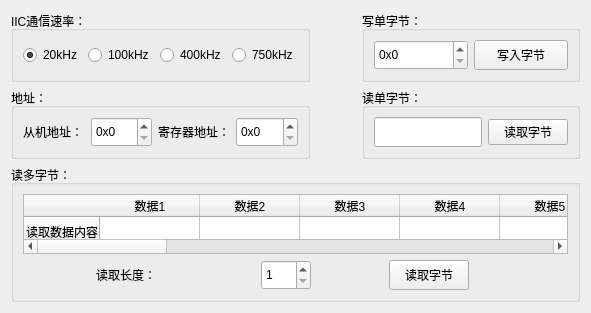
      <widget class="QWidget" name="tabI2C">
       <attribute name="title">
        <string>IIC</string>
       </attribute>
       <layout class="QGridLayout" name="gridLayout_2">
        <item row="2" column="2">
         <spacer name="horizontalSpacer_8">
          <property name="orientation">
           <enum>Qt::Orientation::Horizontal</enum>
          </property>
          <property name="sizeType">
           <enum>QSizePolicy::Policy::Fixed</enum>
          </property>
          <property name="sizeHint" stdset="0">
           <size>
            <width>40</width>
            <height>20</height>
           </size>
          </property>
         </spacer>
        </item>
        <item row="2" column="3" colspan="2">
         <widget class="QGroupBox" name="groupBox_5">
          <property name="minimumSize">
           <size>
            <width>0</width>
            <height>0</height>
           </size>
          </property>
          <property name="title">
           <string>读单字节：</string>
          </property>
          <layout class="QHBoxLayout" name="horizontalLayout_4">
           <item>
            <widget class="QLineEdit" name="lineEdit_IICRead">
             <property name="minimumSize">
              <size>
               <width>0</width>
               <height>30</height>
              </size>
             </property>
             <property name="text">
              <string/>
             </property>
             <property name="readOnly">
              <bool>true</bool>
             </property>
            </widget>
           </item>
           <item>
            <widget class="QPushButton" name="pushButton_IICRead">
             <property name="minimumSize">
              <size>
               <width>0</width>
               <height>25</height>
              </size>
             </property>
             <property name="text">
              <string>读取字节</string>
             </property>
            </widget>
           </item>
          </layout>
         </widget>
        </item>
        <item row="0" column="2">
         <spacer name="horizontalSpacer_9">
          <property name="orientation">
           <enum>Qt::Orientation::Horizontal</enum>
          </property>
          <property name="sizeType">
           <enum>QSizePolicy::Policy::Fixed</enum>
          </property>
          <property name="sizeHint" stdset="0">
           <size>
            <width>40</width>
            <height>20</height>
           </size>
          </property>
         </spacer>
        </item>
        <item row="0" column="3" rowspan="2" colspan="2">
         <widget class="QGroupBox" name="groupBox_4">
          <property name="minimumSize">
           <size>
            <width>0</width>
            <height>0</height>
           </size>
          </property>
          <property name="title">
           <string>写单字节：</string>
          </property>
          <layout class="QHBoxLayout" name="horizontalLayout_3">
           <item>
            <widget class="QSpinBox" name="spinBox_IICWriteByte">
             <property name="minimumSize">
              <size>
               <width>0</width>
               <height>30</height>
              </size>
             </property>
             <property name="suffix">
              <string/>
             </property>
             <property name="prefix">
              <string>0x</string>
             </property>
             <property name="maximum">
              <number>255</number>
             </property>
             <property name="displayIntegerBase">
              <number>16</number>
             </property>
            </widget>
           </item>
           <item>
            <widget class="QPushButton" name="pushButton_IICWriteByte">
             <property name="minimumSize">
              <size>
               <width>0</width>
               <height>30</height>
              </size>
             </property>
             <property name="text">
              <string>写入字节</string>
             </property>
            </widget>
           </item>
          </layout>
         </widget>
        </item>
        <item row="2" column="0" colspan="2">
         <widget class="QGroupBox" name="groupBox_3">
          <property name="minimumSize">
           <size>
            <width>200</width>
            <height>0</height>
           </size>
          </property>
          <property name="title">
           <string>地址：</string>
          </property>
          <layout class="QHBoxLayout" name="horizontalLayout_5">
           <item>
            <widget class="QLabel" name="label_3">
             <property name="text">
              <string>从机地址：</string>
             </property>
            </widget>
           </item>
           <item>
            <widget class="QSpinBox" name="spinBox_SalveAddr">
             <property name="minimumSize">
              <size>
               <width>0</width>
               <height>30</height>
              </size>
             </property>
             <property name="suffix">
              <string/>
             </property>
             <property name="prefix">
              <string>0x</string>
             </property>
             <property name="maximum">
              <number>255</number>
             </property>
             <property name="displayIntegerBase">
              <number>16</number>
             </property>
            </widget>
           </item>
           <item>
            <widget class="QLabel" name="label_4">
             <property name="text">
              <string>寄存器地址：</string>
             </property>
            </widget>
           </item>
           <item>
            <widget class="QSpinBox" name="spinBox_RegAddr">
             <property name="minimumSize">
              <size>
               <width>0</width>
               <height>30</height>
              </size>
             </property>
             <property name="suffix">
              <string/>
             </property>
             <property name="prefix">
              <string>0x</string>
             </property>
             <property name="maximum">
              <number>255</number>
             </property>
             <property name="displayIntegerBase">
              <number>16</number>
             </property>
            </widget>
           </item>
          </layout>
         </widget>
        </item>
        <item row="0" column="0" rowspan="2" colspan="2">
         <widget class="QGroupBox" name="groupBox_IICSpeed">
          <property name="minimumSize">
           <size>
            <width>200</width>
            <height>0</height>
           </size>
          </property>
          <property name="title">
           <string>IIC通信速率：</string>
          </property>
          <layout class="QHBoxLayout" name="horizontalLayout">
           <item>
            <widget class="QRadioButton" name="radioButton_s1">
             <property name="cursor">
              <cursorShape>ArrowCursor</cursorShape>
             </property>
             <property name="text">
              <string>20kHz</string>
             </property>
             <property name="checked">
              <bool>true</bool>
             </property>
            </widget>
           </item>
           <item>
            <widget class="QRadioButton" name="radioButton_s2">
             <property name="text">
              <string>100kHz</string>
             </property>
            </widget>
           </item>
           <item>
            <widget class="QRadioButton" name="radioButton_s3">
             <property name="text">
              <string>400kHz</string>
             </property>
            </widget>
           </item>
           <item>
            <widget class="QRadioButton" name="radioButton_s4">
             <property name="text">
              <string>750kHz</string>
             </property>
            </widget>
           </item>
          </layout>
         </widget>
        </item>
        <item row="3" column="0" colspan="5">
         <widget class="QGroupBox" name="groupBox_6">
          <property name="title">
           <string>读多字节：</string>
          </property>
          <layout class="QGridLayout" name="gridLayout_3">
           <item row="1" column="1">
            <widget class="QLabel" name="label_5">
             <property name="minimumSize">
              <size>
               <width>0</width>
               <height>30</height>
              </size>
             </property>
             <property name="maximumSize">
              <size>
               <width>80</width>
               <height>16777215</height>
              </size>
             </property>
             <property name="text">
              <string>读取长度：</string>
             </property>
             <property name="alignment">
              <set>Qt::AlignmentFlag::AlignCenter</set>
             </property>
            </widget>
           </item>
           <item row="1" column="5">
            <widget class="QPushButton" name="pushButton_IICReadBytes">
             <property name="minimumSize">
              <size>
               <width>50</width>
               <height>30</height>
              </size>
             </property>
             <property name="maximumSize">
              <size>
               <width>100</width>
               <height>16777215</height>
              </size>
             </property>
             <property name="text">
              <string>读取字节</string>
             </property>
            </widget>
           </item>
           <item row="1" column="0">
            <spacer name="horizontalSpacer_5">
             <property name="orientation">
              <enum>Qt::Orientation::Horizontal</enum>
             </property>
             <property name="sizeHint" stdset="0">
              <size>
               <width>40</width>
               <height>20</height>
              </size>
             </property>
            </spacer>
           </item>
           <item row="1" column="4">
            <spacer name="horizontalSpacer_4">
             <property name="orientation">
              <enum>Qt::Orientation::Horizontal</enum>
             </property>
             <property name="sizeHint" stdset="0">
              <size>
               <width>40</width>
               <height>20</height>
              </size>
             </property>
            </spacer>
           </item>
           <item row="1" column="6">
            <spacer name="horizontalSpacer_6">
             <property name="orientation">
              <enum>Qt::Orientation::Horizontal</enum>
             </property>
             <property name="sizeHint" stdset="0">
              <size>
               <width>93</width>
               <height>20</height>
              </size>
             </property>
            </spacer>
           </item>
           <item row="1" column="3">
            <widget class="QSpinBox" name="spinBox_IICReadNum">
             <property name="minimumSize">
              <size>
               <width>50</width>
               <height>30</height>
              </size>
             </property>
             <property name="maximumSize">
              <size>
               <width>100</width>
               <height>16777215</height>
              </size>
             </property>
             <property name="suffix">
              <string/>
             </property>
             <property name="prefix">
              <string/>
             </property>
             <property name="minimum">
              <number>1</number>
             </property>
             <property name="maximum">
              <number>16</number>
             </property>
             <property name="displayIntegerBase">
              <number>10</number>
             </property>
            </widget>
           </item>
           <item row="1" column="2">
            <spacer name="horizontalSpacer_7">
             <property name="orientation">
              <enum>Qt::Orientation::Horizontal</enum>
             </property>
             <property name="sizeHint" stdset="0">
              <size>
               <width>93</width>
               <height>20</height>
              </size>
             </property>
            </spacer>
           </item>
           <item row="0" column="0" colspan="7">
            <widget class="QTableWidget" name="tableWidget_IIC">
             <property name="maximumSize">
              <size>
               <width>16777215</width>
               <height>60</height>
              </size>
             </property>
             <row>
              <property name="text">
               <string>读取数据内容</string>
              </property>
             </row>
             <column>
              <property name="text">
               <string>数据1</string>
              </property>
             </column>
             <column>
              <property name="text">
               <string>数据2</string>
              </property>
             </column>
             <column>
              <property name="text">
               <string>数据3</string>
              </property>
             </column>
             <column>
              <property name="text">
               <string>数据4</string>
              </property>
             </column>
             <column>
              <property name="text">
               <string>数据5</string>
              </property>
             </column>
             <column>
              <property name="text">
               <string>数据6</string>
              </property>
             </column>
             <column>
              <property name="text">
               <string>数据7</string>
              </property>
             </column>
             <column>
              <property name="text">
               <string>数据8</string>
              </property>
             </column>
             <column>
              <property name="text">
               <string>数据9</string>
              </property>
             </column>
             <column>
              <property name="text">
               <string>数据10</string>
              </property>
             </column>
             <column>
              <property name="text">
               <string>数据11</string>
              </property>
             </column>
             <column>
              <property name="text">
               <string>数据12</string>
              </property>
             </column>
             <column>
              <property name="text">
               <string>数据13</string>
              </property>
             </column>
             <column>
              <property name="text">
               <string>数据14</string>
              </property>
             </column>
             <column>
              <property name="text">
               <string>数据15</string>
              </property>
             </column>
             <column>
              <property name="text">
               <string>数据16</string>
              </property>
             </column>
             <item row="0" column="0">
              <property name="text">
               <string/>
              </property>
             </item>
             <item row="0" column="1">
              <property name="text">
               <string/>
              </property>
             </item>
             <item row="0" column="2">
              <property name="text">
               <string/>
              </property>
             </item>
             <item row="0" column="3">
              <property name="text">
               <string/>
              </property>
             </item>
             <item row="0" column="4">
              <property name="text">
               <string/>
              </property>
             </item>
             <item row="0" column="5">
              <property name="text">
               <string/>
              </property>
             </item>
             <item row="0" column="6">
              <property name="text">
               <string/>
              </property>
             </item>
             <item row="0" column="7">
              <property name="text">
               <string/>
              </property>
             </item>
             <item row="0" column="8">
              <property name="text">
               <string/>
              </property>
             </item>
             <item row="0" column="9">
              <property name="text">
               <string/>
              </property>
             </item>
             <item row="0" column="10">
              <property name="text">
               <string/>
              </property>
             </item>
             <item row="0" column="11">
              <property name="text">
               <string/>
              </property>
             </item>
             <item row="0" column="12">
              <property name="text">
               <string/>
              </property>
             </item>
             <item row="0" column="13">
              <property name="text">
               <string/>
              </property>
             </item>
             <item row="0" column="14">
              <property name="text">
               <string/>
              </property>
             </item>
             <item row="0" column="15">
              <property name="text">
               <string/>
              </property>
             </item>
            </widget>
           </item>
          </layout>
         </widget>
        </item>
       </layout>
      </widget>
